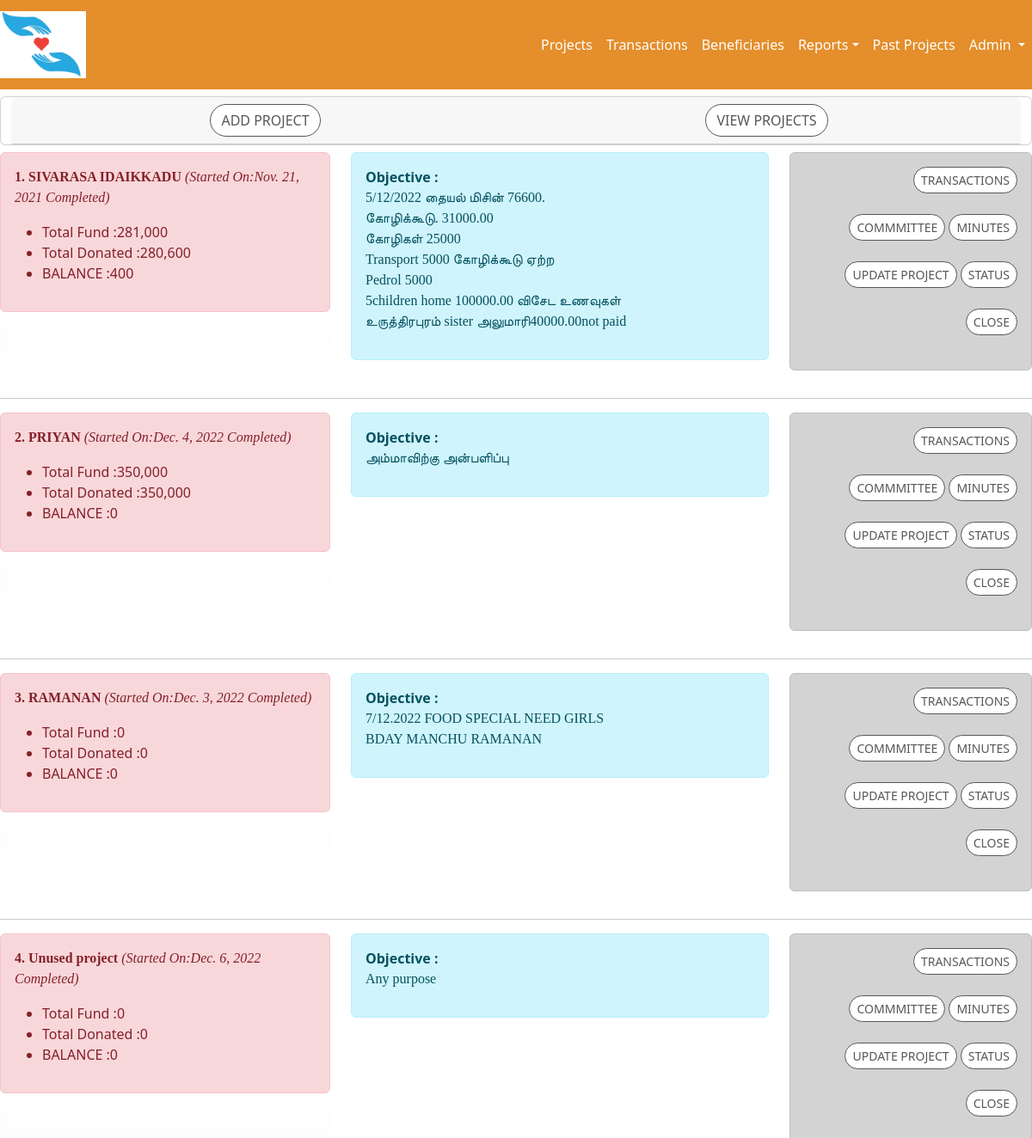
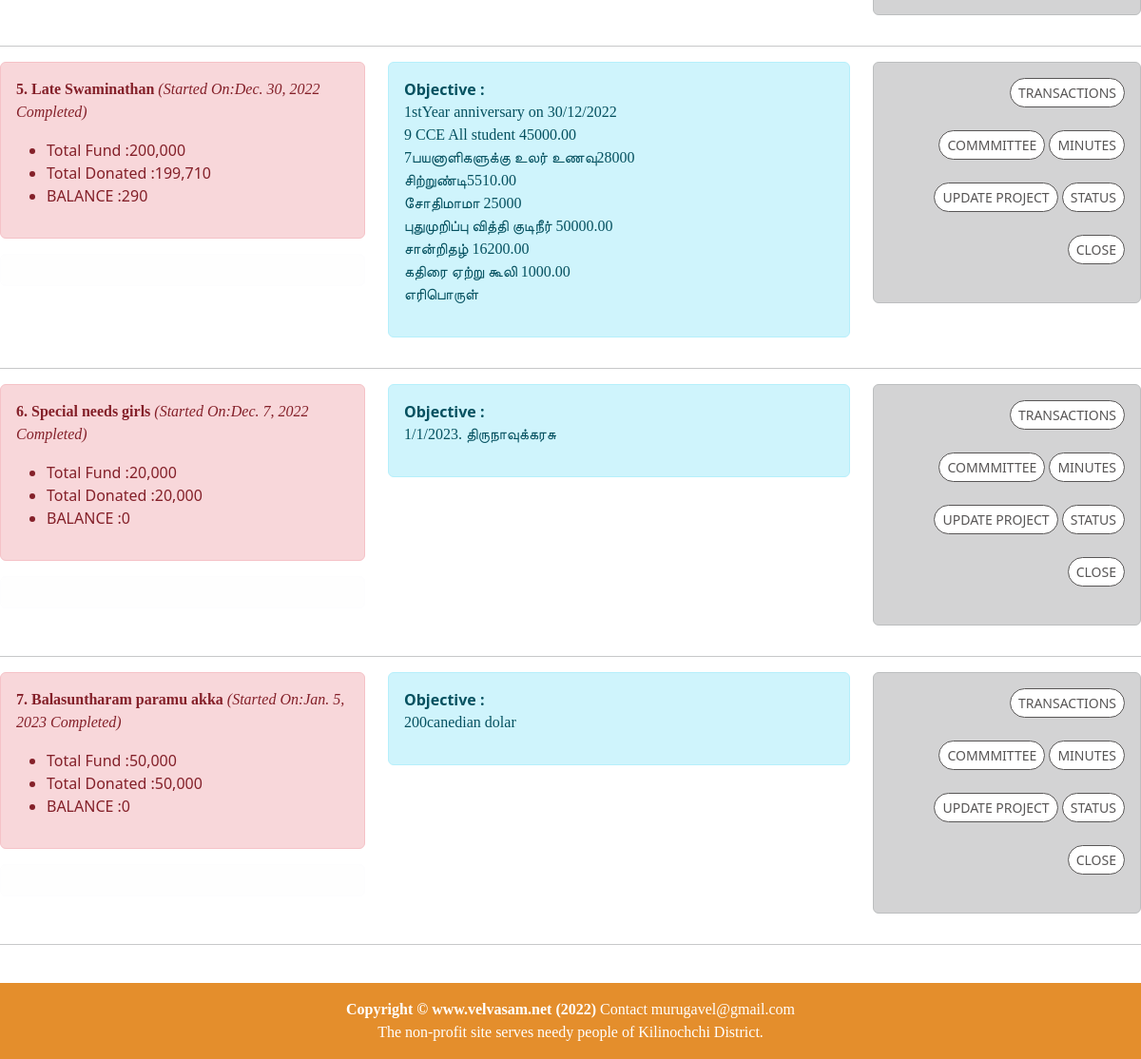
Page /accounts/projectClosedList (signed in) on the committed database (2 pictures, top to bottom).
### accounts/models.py (models this page shows, shortened)
class Project(models.Model):
    NOT_STARTED = 'NotStarted'
    IN_PROGRESS = 'InProgress'
    COMPLETED   = 'Completed'
    CANCELLED   = 'Cancelled'
    PROJ_STATUS = [
            (NOT_STARTED,'Not Started'),
            (IN_PROGRESS,'In Progress'),
            (COMPLETED,'Completed'),
            (CANCELLED,'Cancelled'),
    ]
    name = models.CharField(max_length=64)
    purpose = models.TextField(max_length=2000, blank=True)
    status = models.CharField(max_length=10,choices=PROJ_STATUS,default=NOT_STARTED)
    startDate = models.DateField(default=timezone.now)
    endDate = models.DateField(null=True, blank=True)
    raisedFund = models.IntegerField(null=True)
    spentFund = models.IntegerField(null=True)
    balance = models.IntegerField(null=True)
    participants = models.IntegerField(null=True,default=0)
    updatedBy = models.ForeignKey(User,on_delete=models.PROTECT)
    updatedOn = models.DateTimeField(default=timezone.now)
    prjType = models.ForeignKey(ProjectType, on_delete=models.PROTECT)

### accounts/views.py (the view)
# urls.py: re_path(r'projectClosedList', projectClosedListView, name='projectClosedList'),
@login_required
def projectClosedListView(request):
    if request.method == 'GET':
        projects = Project.objects.filter(status=Project.COMPLETED)
        user = User.objects.get(id=request.user.id)
        userRole=getUserRole(user,'project')
        return render(request = request,template_name = "project_list.html",context={'project_list':projects, 'userRole':userRole})

### accounts/views.py (called while the page is built)
def getUserRole(user,table):
    userRole='NONE'
    if user.has_perm('accounts.add_'+table):
        userRole='EDIT'
    elif user.has_perm('accounts.view_'+table):
        userRole='VIEW'
    print('table :'+table+' '+userRole)
    return userRole

### accounts/templates/project_list.html (shortened to what this page needs)
{% extends 'home/base.html' %}
{% block content %}
{% if userRole == 'NONE' %}
<div class="container-fluid">
    <div class="row text-center justify-content-center">
            <div class="card mt-2 mb-2">
            <div class="card-header">
                <div class="row">
                    <div class="col-sm-12">
                        Unauthorized to view the content
                    </div>
                </div>
            </div>
            </div>
    </div>
</div>
{% else %}
<div class="container-fluid">
    <div class="row text-center justify-content-center">
            <div class="card mt-2 mb-2">
            <div class="card-header">
                <div class="row">
                    <div class="col-sm-6">
                        {% if userRole == 'EDIT' %}
                         <a href="{% url 'accounts:projectAdd'  %}" class="btn btn-secondary btn-md">Add Project</a>
                        {% endif %}
                    </div>
                    <div class="col-sm-6">
                        <a href="{% url 'accounts:projectTable'  %}" class="btn btn-secondary btn-md">View Projects</a>              </div>
                    </div>
                </div>
            </div>
            <div class="card-body">
                {% for project in project_list %}
                <div class="row">
                    <div class="col-md-9 col-lg-4" align="left">
                        <div class="alert alert-danger text-left justify-content-left">
                            <p>
                                <strong>{{forloop.counter}}. {{project.name}}</strong>
                                <i>(Started On:{{project.startDate}} {{project.status}})</i>
                                <ul>
                                    <li>Total Fund     :{{project.raisedFund|floatformat:"-3g"}}</li>
                                    <li>Total Donated  :{{project.spentFund|floatformat:"-3g"}}</li>
                                    <li>BALANCE        :{{project.balance|floatformat:"-3g"}}</li>
                                </ul>
                            </p>
                        </div>
                        <div class="alert alert-light text-left justify-content-left">
                        </div>
                    </div>
                     <div class="col-md-9 col-lg-5" align="left">
                        <div class="alert alert-info text-left justify-content-left">
                            <strong>Objective :</strong> {{project.purpose|linebreaks}}
                        </div>
                    </div>
                    <div class="col-md-3 col-lg-3" align="right">
                        <div class="alert alert-dark text-left justify-content-left">
                            <a href="{% url 'accounts:transactionList' project.id %}" class="btn btn-secondary btn-sm"> Transactions</a><br><br>
                            {% if userRole == 'EDIT' %}
                            <a href="{% url 'accounts:committeeList' project.id %}" class="btn btn-secondary btn-sm"> Commmittee</a>
                            <a href="{% url 'accounts:minuteList' project.id %}" class="btn btn-secondary btn-sm"> Minutes</a><br><br>
                            <a href="{% url 'accounts:projectUpd' project.id %}" class="btn btn-secondary btn-sm">Update Project</a>
                            <a href="{% url 'accounts:prjStatusList' project.id %}" class="btn btn-secondary btn-sm">Status</a><br><br>
                            <button type="button" class="btn btn-outline-danger btn-sm" data-bs-toggle="modal" onclick="confirmDeleteModal('{{project.id}}')" id="deleteID">
                                Close
                            </button> <br><br>
                            {% endif %}
                        </div>
                    </div>
                </div>
                <hr>
                {% endfor %}
            </div>
        </div>
    </div>
 </div>
{% endif %}
{% include 'home/footer.html' %}
{% endblock content %}

### home/templates/home/base.html (shortened to what this page needs)
<!DOCTYPE html>
<html lang="en">
<head>
    <link href="https://cdn.jsdelivr.net/npm/bootstrap@5.2.1/dist/css/bootstrap.min.css" rel="stylesheet">
    {% load static %}
    <link href="{% static 'css/home.css' %}" rel="stylesheet"/>
</head>
<body>
<div id="page-content-wrapper">
    <nav class="navbar navbar-expand-lg navbar-dark bg-red">
        <div class="navbar-brand">
            <a href="/"><img src="{% static 'images/velvasam_logo.jpg' %}" alt="velvasam Logo" width="100"></a>
        </div>
        <div class="collapse navbar-collapse" id="navbarSupportedContent">
            <ul class="navbar-nav ms-auto mb-2 mb-lg-0">
              <li class="nav-item">
                    <a class="nav-link" href={% url 'accounts:projectList' %}>Projects</a>
              </li>
              <li class="nav-item">
                <a class="nav-link" href={% url 'accounts:transactionAll' %}>Transactions</a>
              </li>
              <li class="nav-item">
                <a class="nav-link" href={% url 'accounts:beneficiaryList' %}>Beneficiaries</a>
              </li>
              <li class="nav-item">
                <div class="dropdown dropdown">
                    <a class="nav-link dropdown-toggle" data-bs-toggle="dropdown" href="#">Reports</a>
                </div>
              </li>
              <li class="nav-item">
                <a class="nav-link" href={% url 'accounts:projectClosedList' %}>Past Projects</a>
              </li>
              <li class="nav-item">
                <div class="dropdown">
                    {% if user.is_authenticated %}
                        <a class="nav-link dropdown-toggle" data-bs-toggle="dropdown" href="#">{{user.first_name}}   </a>
                    {% else %}
                        <a class="nav-link dropdown-toggle" data-bs-toggle="dropdown" href="#">LogIn</a>
                        <ul class="dropdown-menu">
                        <li><a class="dropdown-item" href={% url 'accounts:login' %}>Log In</a></li>
                        <li><a class="dropdown-item" href={% url 'accounts:signup' %}>Sign Up</a></li>
                        </ul>
                    {% endif %}
                </div>
            </li>
            </ul>
        </div>
    </nav>
    <div id="wrapper">
        {% block content %}
        {% endblock %}
    </div>
</body>
</html>

### home/static/css/home.css (style rules this page uses)
body { overflow-x: hidden; }
h1, h2, h3, h4, h5, h6, p { font-family: 'Merriweather'; }
.card-header, a:link { text-transform: uppercase; font-weight: 200; color: #585656; }
.card-header, a:hover { color: #000; font-weight:300; text-transform: uppercase; }
.archive-link, a:link { text-transform:capitalize; text-align:left; font-weight:normal; color: #585656; }
#page-content-wrapper .btn { text-transform: uppercase; font-weight: 500; color: #585656; background-color: #fff; border-color: #585656; border-radius: 20px; transition: all 0.3s ease 0s; cursor: pointer; outline: none; }
#page-content-wrapper { min-width: 100vw; }
@media (min-width: 768px) { #page-content-wrapper { min-width: 0; width: 100%; } }
.navbar-dark { background:#82063B; }

### home/templates/home/base.html (style rules this page uses)
.bg-red { background:#e48e2c; }
.nav-link { color:white!important; }

### rows in the picture
Project: name "SIVARASA IDAIKKADU", startDate "Nov. 21, 2021", status "Completed", raisedFund "281,000", spentFund "280,600", balance "400", purpose "5/12/2022 தையல் மிசின் 76600. கோழிக்கூடு. 31000.00 கோழிகள் 25000 Transport 5000 கோழிக்கூடு ஏற்ற Pedrol 5000 5children home 100000.00 விசேட உணவுகள் உருத்திரபுரம் sister அலுமாரி40000.00not paid"
Project: name "PRIYAN", startDate "Dec. 4, 2022", status "Completed", raisedFund "350,000", spentFund "350,000", balance "0", purpose "அம்மாவிற்கு அன்பளிப்பு"
Project: name "RAMANAN", startDate "Dec. 3, 2022", status "Completed", raisedFund "0", spentFund "0", balance "0", purpose "7/12.2022 FOOD SPECIAL NEED GIRLS BDAY MANCHU RAMANAN"
Project: name "Unused project", startDate "Dec. 6, 2022", status "Completed", raisedFund "0", spentFund "0", balance "0", purpose "Any purpose"
Project: name "Late Swaminathan", startDate "Dec. 30, 2022", status "Completed", raisedFund "200,000", spentFund "199,710", balance "290", purpose "1stYear anniversary on 30/12/2022 9 CCE All student 45000.00 7பயனாளிகளுக்கு உலர் உணவு28000 சிற்றுண்டி5510.00 சோதிமாமா 25000 புதுமுறிப்பு வித்தி குடிநீர் 50000.00 சான்றிதழ் 16200.00 கதிரை ஏற்று கூலி 1000.00 எரிபொருள்"
Project: name "Special needs girls", startDate "Dec. 7, 2022", status "Completed", raisedFund "20,000", spentFund "20,000", balance "0", purpose "1/1/2023. திருநாவுக்கரசு"
Project: name "Balasuntharam paramu akka", startDate "Jan. 5, 2023", status "Completed", raisedFund "50,000", spentFund "50,000", balance "0", purpose "200canedian dolar"

### other values in the picture
{{ user.first_name }} "Admin"
